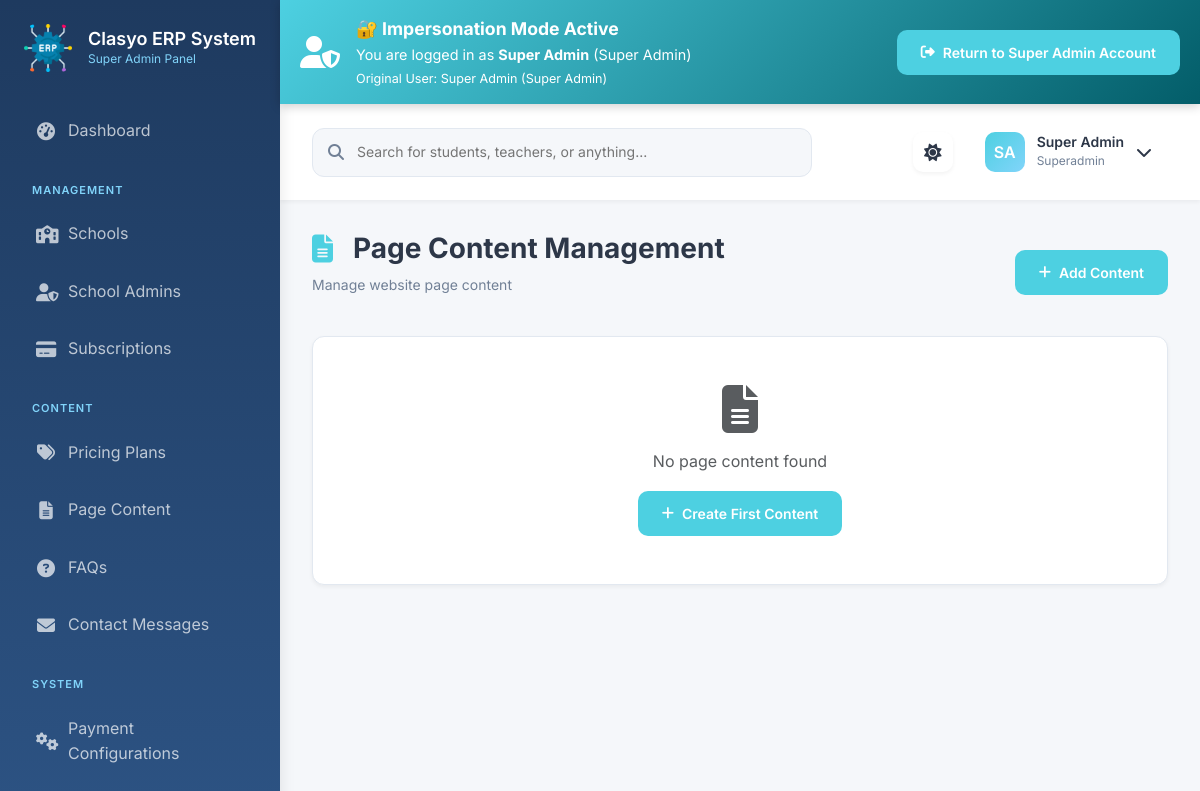
The page /superadmin/content/pages/ (signed in) on the database its author committed.
### accounts/models.py (models this page shows, shortened)
class User(AbstractUser):
    ROLE_CHOICES = [
        ('superadmin', 'Super Admin'),
        ('admin', 'School Admin'),
        ('teacher', 'Teacher'),
        ('accountant', 'Accountant'),
        ('librarian', 'Librarian'),
        ('receptionist', 'Receptionist'),
        ('parent', 'Parent'),
        ('student', 'Student'),
    ]
    GENDER_CHOICES = [
        ('male', 'Male'),
        ('female', 'Female'),
        ('other', 'Other'),
    ]
    username = None
    email = models.EmailField(_('Email Address'), unique=True)
    role = models.CharField(_('Role'), max_length=20, choices=ROLE_CHOICES)
    first_name = models.CharField(_('First Name'), max_length=150)
    last_name = models.CharField(_('Last Name'), max_length=150)
    phone = PhoneNumberField(_('Phone Number'), blank=True, null=True)
    mobile = PhoneNumberField(_('Mobile Number'), blank=True, null=True)
    avatar = models.ImageField(_('Avatar'), upload_to='avatars/', blank=True, null=True)
    gender = models.CharField(_('Gender'), max_length=10, choices=GENDER_CHOICES, blank=True)
    date_of_birth = models.DateField(_('Date of Birth'), blank=True, null=True)
    blood_group = models.CharField(_('Blood Group'), max_length=10, blank=True)
    address = models.TextField(_('Address'), blank=True)
    city = models.CharField(_('City'), max_length=100, blank=True)
    state = models.CharField(_('State'), max_length=100, blank=True)
    country = CountryField(_('Country'), blank=True)
    postal_code = models.CharField(_('Postal Code'), max_length=20, blank=True)
    emergency_contact_name = models.CharField(_('Emergency Contact Name'), max_length=150, blank=True)
    emergency_contact_phone = PhoneNumberField(_('Emergency Contact Phone'), blank=True, null=True)
    emergency_contact_relation = models.CharField(_('Emergency Contact Relation'), max_length=50, blank=True)
    employee_id = models.CharField(_('Employee ID'), max_length=50, blank=True, unique=True, null=True)
    department = models.ForeignKey('human_resource.Department', on_delete=models.SET_NULL,
                                  null=True, blank=True, related_name='employees')
    designation = models.ForeignKey('human_resource.Designation', on_delete=models.SET_NULL,
                                   null=True, blank=True, related_name='employees')
    join_date = models.DateField(_('Join Date'), blank=True, null=True)
    is_active = models.BooleanField(_('Active'), default=True)
    is_verified = models.BooleanField(_('Verified'), default=False)
    last_login_ip = models.GenericIPAddressField(_('Last Login IP'), blank=True, null=True)
    created_at = models.DateTimeField(_('Created At'), auto_now_add=True)
    updated_at = models.DateTimeField(_('Updated At'), auto_now=True)
    objects = UserManager()
    USERNAME_FIELD = 'email'
    REQUIRED_FIELDS = ['first_name', 'last_name', 'role']
    class Meta:
        verbose_name = _('User')
        verbose_name_plural = _('Users')
        ordering = ['-created_at']
    def get_full_name(self):
        return f"{self.first_name} {self.last_name}".strip()

### superadmin/views.py (the view, shortened to what this page needs)
# urls.py: path('content/pages/', views.PageContentManagementView.as_view(), name='page_content_management'),
class PageContentManagementView(SuperAdminRequiredMixin, View):
    template_name = 'superadmin/page_content_management.html'
    def get(self, request):
        page_contents = PageContent.objects.all()
        form = PageContentForm()
        edit_id = request.GET.get('edit')
        edit_content = None
        if edit_id:
            edit_content = get_object_or_404(PageContent, id=edit_id)
            form = PageContentForm(instance=edit_content)
        return render(request, self.template_name, {
            'page_contents': page_contents,
            'form': form,
            'edit_content': edit_content
        })

### superadmin/views.py
class PageContentForm(forms.ModelForm):
    class Meta:
        model = PageContent
        fields = '__all__'
        widgets = {
            'content': forms.Textarea(attrs={'rows': 6}),
            'extra_data': forms.Textarea(attrs={'rows': 4, 'placeholder': '{"key": "value"}'}),
        }

### core/context_processors.py (called while the page is built, shortened)
def school_context(request):
    context = {}
    if hasattr(request, 'resolver_match') and request.resolver_match:
        school_slug = request.resolver_match.kwargs.get('school_slug')
    return context

### superadmin/context_processors.py (called while the page is built)
def impersonation_context(request):
    context = {
        'is_impersonating': getattr(request, 'is_impersonating', False),
        'original_user': getattr(request, 'original_user', None),
    }
    return context

### superadmin/views.py (called while the page is built)
    def test_func(self):
        return self.request.user.is_authenticated and self.request.user.role == 'superadmin'  # Fixed: was 'super_admin'

### templates/superadmin/page_content_management.html (shortened to what this page needs)
{% extends 'dashboards/base.html' %}
{% load static %}
{% block page_title %}Page Content Management{% endblock %}
{% block page_icon %}file-alt{% endblock %}
{% block page_subtitle %}Manage website page content{% endblock %}
{% block page_actions %}
<button type="button" class="btn btn-primary" data-bs-toggle="modal" data-bs-target="#addContentModal">
    <i class="fas fa-plus"></i> Add Content
</button>
{% endblock %}
{% block content %}
<div class="row">
                {% for content in page_contents %}
                <div class="col-md-6 mb-4">
                    <div class="modern-card">
                        <div class="d-flex justify-content-between align-items-center mb-3">
                            <h5><i class="fas fa-file-alt text-primary"></i> {{ content.get_page_display }}</h5>
                            {% if content.is_active %}
                                <span class="badge bg-success">Active</span>
                            {% else %}
                                <span class="badge bg-secondary">Inactive</span>
                            {% endif %}
                        </div>
                        <h6>{{ content.title }}</h6>
                        {% if content.subtitle %}
                            <p class="text-muted">{{ content.subtitle }}</p>
                        {% endif %}
                        <p class="text-muted small">{{ content.content|truncatewords:30 }}</p>
                        <div class="d-flex justify-content-between align-items-center">
                            <small class="text-muted">Last updated: {{ content.updated_at|date:"M d, Y" }}</small>
                            <button type="button" class="btn btn-sm btn-outline-primary edit-content-btn"
                                data-bs-toggle="modal" data-bs-target="#editContentModal"
                                data-id="{{ content.id }}"
                                data-page="{{ content.page }}"
                                data-title="{{ content.title|escapejs }}"
                                data-subtitle="{{ content.subtitle|escapejs }}"
                                data-content="{{ content.content|escapejs }}"
                                data-is-active="{{ content.is_active|yesno:'true,false' }}">
                                <i class="fas fa-edit"></i> Edit
                            </button>
                        </div>
                    </div>
                </div>
                {% empty %}
                <div class="col-12">
                    <div class="modern-card text-center py-5">
                        <i class="fas fa-file-alt fa-3x text-muted mb-3"></i>
                        <p class="text-muted">No page content found</p>
                        <a href="#" class="btn btn-primary" data-bs-toggle="modal" data-bs-target="#addContentModal">
                            <i class="fas fa-plus"></i> Create First Content
                        </a>
                    </div>
                </div>
                {% endfor %}
            </div>
{% endblock %}

### templates/includes/impersonation_banner.html
{% if is_impersonating %}
<div class="alert alert-warning alert-dismissible fade show m-0 rounded-0 border-0"
     style="background: linear-gradient(135deg,  #4DD0E1 0%,  #035d69 100%); color: white; padding: 15px 20px; position: sticky; top: 0; z-index: 1050; box-shadow: 0 2px 10px rgba(0,0,0,0.2);">
    <div class="d-flex align-items-center justify-content-between">
        <div class="d-flex align-items-center">
            <i class="fas fa-user-shield fa-2x me-3"></i>
            <div>
                <strong style="font-size: 1.1rem;">🔐 Impersonation Mode Active</strong>
                <p class="mb-0" style="font-size: 0.9rem;">
                    You are logged in as <strong>{{ user.get_full_name }}</strong> ({{ user.get_role_display }})
                    {% if original_user %}
                        <br><small>Original User: {{ original_user.get_full_name }} ({{ original_user.get_role_display }})</small>
                    {% endif %}
                </p>
            </div>
        </div>
        <a href="{% url 'superadmin:stop_impersonation' %}"
           class="btn btn-primary">
            <i class="fas fa-sign-out-alt me"></i>
            Return to {{ original_user.get_full_name|default:"Admin" }} Account
        </a>
    </div>
</div>
{% endif %}

### templates/includes/header.html (shortened to what this page needs)
{% load static %}
<nav class="top-navbar">
    <form action="{% if user.role == 'superadmin' or user.role == 'super_admin' %}#{% else %}/school/{{ school_slug }}/search/{% endif %}" method="get" class="search-bar">
        <input type="text" name="q" placeholder="Search for students, teachers, or anything..." id="globalSearch">
    </form>
    <div class="navbar-actions">
        <button id="theme-toggle" class="nav-icon-btn" title="Toggle Theme">
            <i class="fas fa-moon"></i>
        </button>
        <div class="dropdown">
            <div class="user-profile-nav" data-bs-toggle="dropdown" style="cursor: pointer;">
                <div class="user-avatar">{{ user.first_name.0|default:"U" }}{{ user.last_name.0|default:"" }}</div>
                <div class="user-info">
                    <h4>{{ user.get_full_name|default:user.email }}</h4>
                    <p>{{ user.role|title }}</p>
                </div>
                <i class="fas fa-chevron-down"></i>
            </div>
        </div>
    </div>
</nav>

### static/css/modern-dashboard.css (style rules this page uses)
:root { --primary-navy: #1E3A5F; --secondary-navy: #2C5282; --accent-cyan: #4DD0E1; --accent-light-blue: #81D4FA; --accent-yellow: #FFD54F; --accent-pink: #F06292; --accent-green: #4CAF50; --bg-light: #F5F7FA; --bg-white: #FFFFFF; --card-bg: #FFFFFF; --text-primary: #2D3748; --text-secondary: #4A5568; --text-muted: #718096; --border-light: #E2E8F0; --shadow-sm: 0 2px 4px rgba(0,0,0,0.05); --shadow-md: 0 4px 6px rgba(0,0,0,0.07); --shadow-lg: 0 10px 15px rgba(0,0,0,0.1); --shadow-xl: 0 20px 25px rgba(0,0,0,0.15); }
* { margin: 0; padding: 0; box-sizing: border-box; }
body { font-family: 'Inter', 'Segoe UI', system-ui, -apple-system, sans-serif; background: var(--bg-light); color: var(--text-primary); line-height: 1.6; transition: background-color 0.3s ease, color 0.3s ease; }
.top-navbar { background: var(--bg-white); padding: 20px 32px; box-shadow: var(--shadow-sm); display: flex; justify-content: space-between; align-items: center; position: sticky; top: 0; z-index: 100; }
.search-bar { flex: 1; max-width: 500px; position: relative; display: flex; align-items: center; }
.search-bar input { width: 100%; padding: 12px 16px 12px 44px; border: 1px solid var(--border-light); border-radius: 12px; font-size: 14px; transition: all 0.3s ease; background: var(--bg-light); }
.navbar-actions { display: flex; align-items: center; gap: 16px; }
#theme-toggle { width: 40px; height: 40px; border-radius: 10px; border: none; background: var(--bg-white); color: var(--text-primary); display: flex; align-items: center; justify-content: center; cursor: pointer; transition: all 0.3s ease; box-shadow: var(--shadow-sm); }
#theme-toggle i { font-size: 1.1rem; transition: transform 0.3s ease; }
.nav-icon-btn { width: 40px; height: 40px; border-radius: 10px; border: none; background: var(--bg-light); color: var(--text-dark); display: flex; align-items: center; justify-content: center; cursor: pointer; transition: all 0.3s ease; position: relative; text-decoration: none; }
.user-profile-nav { display: flex; align-items: center; gap: 12px; padding: 8px 16px; border-radius: 12px; cursor: pointer; transition: all 0.3s ease; }
.user-avatar { width: 40px; height: 40px; border-radius: 10px; background: linear-gradient(135deg, var(--accent-cyan), var(--accent-light-blue)); display: flex; align-items: center; justify-content: center; color: white; font-weight: 600; font-size: 16px; }
.user-info h4 { font-size: 14px; font-weight: 600; margin: 0; color: var(--text-dark); }
.user-info p { font-size: 12px; color: var(--text-muted); margin: 0; }
.modern-card { background: var(--card-bg); border: 1px solid var(--border-light); border-radius: 12px; box-shadow: var(--shadow-sm); padding: 24px; margin-bottom: 24px; transition: transform 0.2s, box-shadow 0.2s, background-color 0.3s ease, border-color 0.3s ease; overflow: hidden; color: var(--text-primary); }
.btn-modern, .btn-primary-modern, .btn-success-modern, .btn-warning-modern, .btn-danger-modern, .btn-secondary-modern, .btn.btn-primary, .btn.btn-success, .btn.btn-danger, .btn.btn-warning, .btn.btn-secondary { padding: 12px 24px; border-radius: 10px; border: none; font-weight: 600; font-size: 14px; cursor: pointer; transition: all 0.3s ease; display: inline-flex; align-items: center; gap: 8px; }
.btn-primary-modern, .btn.btn-primary { background: var(--accent-cyan) !important; color: white !important; border-color: var(--accent-cyan) !important; }
.modern-card, .card { overflow: hidden; }

### rows shown on the page
User: get_full_name "Super Admin", role "Super Admin", first_name.0 "S", last_name.0 "A", role "Superadmin"
